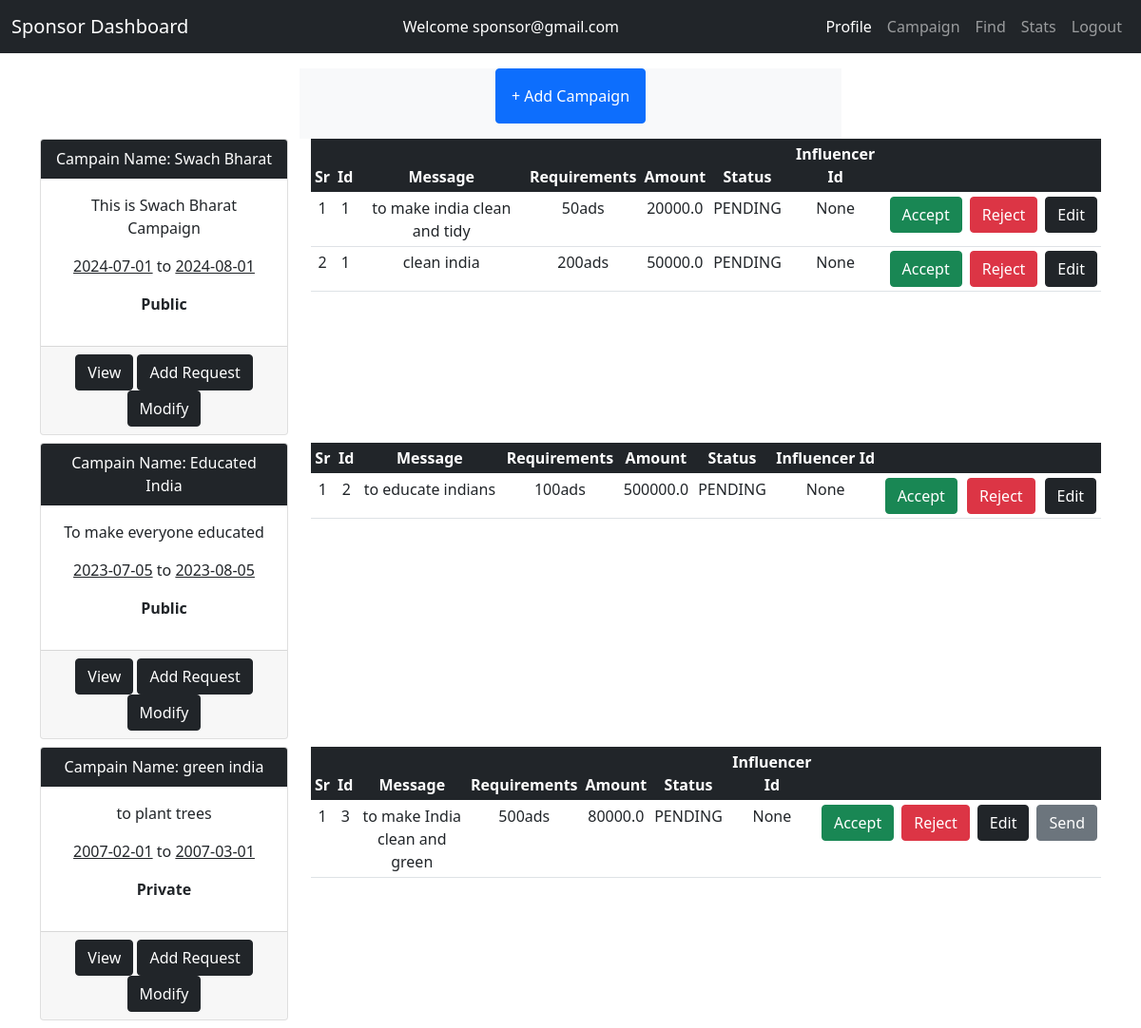
Page /sponsor/campaign/show (signed in) on the committed database.
### models/model.py (models this page shows, shortened)
class Campaign(db.Model):
  __tablename__ = 'campaigns'
  campaign_id = db.Column(db.Integer, autoincrement=True, primary_key=True)
  name = db.Column(db.String(200), nullable=False)
  description = db.Column(db.String(200), nullable=False)
  start_date = db.Column(db.String(200), nullable=False)
  end_date = db.Column(db.String(200), nullable=False)
  budget = db.Column(db.Float, nullable=False)
  visibility = db.Column(db.String(200), nullable=False)
  goals = db.Column(db.String(200), nullable=False)
  status = db.Column(db.String(200), nullable=False)#active or inactive
  sponsor_id = db.Column(db.String(200),
                         db.ForeignKey("sponsors.sponsor_id"),
                         nullable=False)
  adrequests=db.relationship("AdRequest", backref="campaign",lazy=True)
  create_date = db.Column(db.DateTime, default=datetime.now(timezone.utc))
  expiry=db.Column(db.String(100),nullable=False)# campaign expiry date

class AdRequest(db.Model):
  __tablename__ = 'adrequests'
  adrequest_id = db.Column(db.Integer, autoincrement=True, primary_key=True)
  message = db.Column(db.String(200), nullable=False)
  requirements = db.Column(db.String(200), nullable=False)
  payment_amount = db.Column(db.Float, nullable=False)
  status = db.Column(db.String(200), nullable=False)
  campaign_id = db.Column(db.String(200),
                          db.ForeignKey("campaigns.campaign_id"),
                          nullable=False)
  influencer_id = db.Column(db.String(200),
                            db.ForeignKey("influencers.influencer_id"))
  create_date = db.Column(db.DateTime, default=datetime.now(timezone.utc))
  negotiation=db.Column(db.String(400))# negotiation by influencer

### controllers/sponsor.py (the view)
@app.route('/sponsor/campaign/show')
def show_campaign():
  user_id = session['user_id']
  campaigns = Campaign.query.filter_by(sponsor_id=user_id).all()
  adrequests = AdRequest.query.all()
  return render_template('/sponsor/campaign.html',
                         campaigns=campaigns,
                         adrequests=adrequests,
                         user_id=user_id)

### templates/sponsor/campaign.html (shortened to what this page needs)
{% extends '/sponsor/sponsor_dashboard.html' %}
{% block content %}
<div class="container mt-3">
  <div class="row justify-content-center ">
    <div class="col-md-6 bg-light text-center">
          <a type="button" href='/sponsor/campaign' class="btn btn-primary mb-3 p-3">+ Add Campaign</a>
    </div>
  </div>
<div class="row text-center ">
  {% if campaigns %}
  {% for campaign in campaigns %}
  <div class="col-md-3 mb-2">
    <div class="card">
      <div class="card-header bg-dark text-white">
        Campain Name: {{campaign.name}}
      </div>
      <div class="card-body">
        <p>{{ campaign.description }}</p>
         <p><u>{{ campaign.start_date }}</u> to <u>{{ campaign.end_date }}</u></p>
        <p><b>{{campaign.visibility}}</b></p>
      </div>
      <div class="card-footer">
        <a href="/sponsor/campaign/table" class="btn btn-dark">View</a>
        <a href="/sponsor/adrequest/{{campaign.campaign_id}}" class="btn btn-dark">Add Request</a>
        <a href="/sponsor/campaign/modify/{{campaign.campaign_id}}" class="btn btn-dark">Modify </a>
      </div>
    </div>
  </div>
  <div class='col-md-9'>
     {% if campaign.adrequests %}
     <table class='table table-responsive table-sm'>
       <thead class='bg-dark text-white'>
       <tr>
         <th>Sr</th>
         <th> Id</th>
         <th>Message</th>
         <th>Requirements</th>
         <th>Amount</th>
         <th>Status</th>
         <th>Influencer Id</th>
         <td colspan=4></td>
       </tr>
       </thead>
       {% for adrequest in campaign.adrequests %}
       <tr>
         <td>{{loop.index}}</td>
         <td>{{ adrequest.campaign_id  }}</td>
       <td>{{ adrequest.message  }}</td>
         <td>{{ adrequest.requirements   }}</td>
         <td>{{ adrequest.payment_amount  }}</td>
         <td>{{ adrequest.status }}</td>
         <td>{{adrequest.influencer_id}}</td>
         <td><a type="button" href='/admin/campaign/flag' class="btn btn-success">Accept</a></td>
         <td><a type="button" href='/admin/campaign/flag' class="btn btn-danger">Reject</a></td>
         <td><a type="button" href='/sponsor/adrequest/modify/{{adrequest.adrequest_id}}' class="btn btn-dark">Edit</a></td>
         {% if campaign.visibility=='Private' %}
         <td><a type="button" href='/admin/campaign/flag' class="btn btn-secondary">Send</a>
         </td>{% endif %}
       </tr>
       {% endfor %}
       </table>
       {% else %}
       <h3 class='mt-3'>No Adrequests</h3>
       <a type="button" href='/sponsor/adrequest/{{campaign.campaign_id}}' class="btn btn-dark">Click here to add a request</a>
       {% endif %}
  </div>
   {% endfor %}
   {% endif %}
{% endblock %}

### rows in the picture
Campaign: name "Swach Bharat", description "This is Swach Bharat Campaign", start_date "2024-07-01", end_date "2024-08-01", visibility "Public"
AdRequest: campaign_id "1", message "to make india clean and tidy", requirements "50ads", payment_amount "20000.0", status "PENDING", influencer_id "None"
AdRequest: campaign_id "1", message "clean india", requirements "200ads", payment_amount "50000.0", status "PENDING", influencer_id "None"
Campaign: name "Educated India", description "To make everyone educated", start_date "2023-07-05", end_date "2023-08-05", visibility "Public"
AdRequest: campaign_id "2", message "to educate indians", requirements "100ads", payment_amount "500000.0", status "PENDING", influencer_id "None"
Campaign: name "green india", description "to plant trees", start_date "2007-02-01", end_date "2007-03-01", visibility "Private"
AdRequest: campaign_id "3", message "to make India clean and green", requirements "500ads", payment_amount "80000.0", status "PENDING", influencer_id "None", shows "Send"

### other values in the picture
{{ session['user_id'] }} "sponsor@gmail.com"
